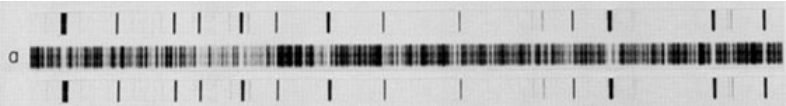
#> input picture project/test_case.png, 786 x 106 px
$ python NOVApp.py   (Python 2 division)   (older library calls are emulated)
#> lines starting #> are read from the running program, lines starting #| are printed output that depends on the picture; after the words box and inside, x2 and y2 are one past the last pixel; in counts of white or black regions, pixels touching at a corner belong together
### project/SatelliteImage.py
import cv2
import Logger
import numpy as np

__author__ = 'emontenegro'


class SatelliteImage:
    # Constants
    TOP_LEFT = "tl"
    TOP_RIGHT = "tr"
    BOT_LEFT = "bl"
    BOT_RIGHT = "br"

    # Attributes
    currentImage = None
    imageContours = None
    transformedSatelliteImage = None
    transformedImageContours = None

    midPatternPointsTransformed = {TOP_LEFT: None, TOP_RIGHT: None, BOT_LEFT: None, BOT_RIGHT: None}

    botContourPoints = []
    rgtContourPoints = []
    lftContourPoints = []
    topContourPoints = []

    botContourPointsTransformed = []
    rgtContourPointsTransformed = []
    lftContourPointsTransformed = []
    topContourPointsTransformed = []

    def __init__(self, imageobject):
        self.currentImage = cv2.imread(imageobject, cv2.CV_LOAD_IMAGE_GRAYSCALE)  # open image in grayscale format

    def get_width(self):
        return self.currentImage.shape[1]

    def get_height(self):
        return self.currentImage.shape[0]

    def calculate_contours(self):
        # calculando contornos de la imagen original
        if self.currentImage is not None and self.imageContours is None:
            ret, thresh = cv2.threshold(self.currentImage, 127, 255, cv2.THRESH_BINARY)
            Logger.save_image('black_and_white_image_original.png', thresh)
            self.imageContours, hierarchy = cv2.findContours(thresh, cv2.RETR_LIST, cv2.CHAIN_APPROX_NONE)

            for contour in self.imageContours[1:]:
                self.__get_contour_bot_points(contour)
                self.__get_contour_top_points(contour)
                self.__get_contour_rgt_points(contour)
                self.__get_contour_lft_points(contour)

        # calculando contornos de la imagen transformada
        if self.transformedSatelliteImage is not None and self.transformedImageContours is None:
            ret, thresh = cv2.threshold(self.transformedSatelliteImage, 127, 255, cv2.THRESH_BINARY)
            Logger.save_image('black_and_white_image_transformed.png', thresh)
            self.transformedImageContours, hierarchy = cv2.findContours(thresh, cv2.RETR_LIST, cv2.CHAIN_APPROX_NONE)

            for contour in self.imageContours[1:]:
                self.__get_contour_bot_points_transformed(contour)
                self.__get_contour_top_points_transformed(contour)
                self.__get_contour_rgt_points_transformed(contour)
                self.__get_contour_lft_points_transformed(contour)

        # [16 lines of commented-out code are left out]

    def __get_contour_top_points(self, contour):
        self.topContourPoints.append(tuple(contour[contour[:, :, 1].argmin()][0]))

    def __get_contour_bot_points(self, contour):
        self.botContourPoints.append(tuple(contour[contour[:, :, 1].argmax()][0]))

    def __get_contour_rgt_points(self, contour):
        self.rgtContourPoints.append(tuple(contour[contour[:, :, 0].argmax()][0]))

    def __get_contour_lft_points(self, contour):
        self.lftContourPoints.append(tuple(contour[contour[:, :, 0].argmin()][0]))

    def __get_contour_top_points_transformed(self, contour):
        self.topContourPointsTransformed.append(tuple(contour[contour[:, :, 1].argmin()][0]))

    def __get_contour_bot_points_transformed(self, contour):
        self.botContourPointsTransformed.append(tuple(contour[contour[:, :, 1].argmax()][0]))

    def __get_contour_rgt_points_transformed(self, contour):
        self.rgtContourPointsTransformed.append(tuple(contour[contour[:, :, 0].argmax()][0]))

    def __get_contour_lft_points_transformed(self, contour):
        self.lftContourPointsTransformed.append(tuple(contour[contour[:, :, 0].argmin()][0]))

    def get_pixel(self, x, y):
        return self.currentImage[y][x]

    def get_transformed_pixel(self, x, y):
        return self.transformedSatelliteImage[y][x]

### project/ImageTransformer.py
import cv2
import numpy as np
import math
from SatelliteImage import SatelliteImage
import Logger

__author__ = 'emontenegro'


class ImageTransformer:
    # Attributes
    imageToTransform = None
    error_pixels = 0

    def __init__(self, imageobject, errorpixels):
        """

        :param imageobject:
        """
        self.imageToTransform = imageobject
        self.error_pixels = errorpixels

    def transform_image(self):
        """

        :return:
        """
        # obtengo los contornos que serviran para la tansformacion
        self.imageToTransform.calculate_contours()

        # imgContours = self.imageToTransform.ImageContours
        filteredTopMostPoints, topLine, tPoint1, tPoint2 = self.__filter_top_points()
        filteredBotMostPoints, botLine, bPoint1, bPoint2 = self.__filter_bot_points()

        # print filteredTopMostPoints
        # print filteredBotMostPoints

        leftMostPoint = self.__filter_lft_points(filteredBotMostPoints[0], filteredTopMostPoints[0])
        rightMostPoint = self.__filter_rgt_points(filteredBotMostPoints[len(filteredBotMostPoints)-1], filteredTopMostPoints[len(filteredTopMostPoints)-1])

        # print leftMostPoint
        # print rightMostPoint

        [vx, vy, x, y] = topLine

        # filtrar los puntos de top bot rgt lft de los contornos
        rPoint1, rPoint2 = self.__get_rgt_line(rightMostPoint, vx, vy)
        lPoint1, lPoint2 = self.__get_lft_line(leftMostPoint, vx, vy)

        inP1 = ImageTransformer.line_intersection(tPoint1, tPoint2, lPoint1, lPoint2)  # TOP LEFT
        inP2 = ImageTransformer.line_intersection(bPoint1, bPoint2, lPoint1, lPoint2)  # BOT LEFT
        inP3 = ImageTransformer.line_intersection(tPoint1, tPoint2, rPoint1, rPoint2)  # TOP RIGHT
        # inP4 = ImageTransformer.line_intersection(bPoint1, bPoint2, rPoint1, rPoint2)  # BOT RIGHT

        # CALCULANDO LA IMAGEN TRANSFORMADA
        self.imageToTransform.midPatternPointsTransformed[SatelliteImage.TOP_LEFT] = inP1                   # TOP LEFT
        self.imageToTransform.midPatternPointsTransformed[SatelliteImage.BOT_LEFT] = [inP1[0], inP2[1]]     # BOT LEFT
        self.imageToTransform.midPatternPointsTransformed[SatelliteImage.TOP_RIGHT] = [inP3[0], inP1[1]]    # TOP RIGHT
        self.imageToTransform.midPatternPointsTransformed[SatelliteImage.BOT_RIGHT] = [inP2[0], inP3[1]]    # BOT RIGHT

        self.imageToTransform.transformedSatelliteImage = self.__get_transformed_img(list(inP1),
                                                                                     list(inP2),
                                                                                     list(inP3),
                                                                                     self.imageToTransform.midPatternPointsTransformed[SatelliteImage.TOP_LEFT],
                                                                                     self.imageToTransform.midPatternPointsTransformed[SatelliteImage.BOT_LEFT],
                                                                                     self.imageToTransform.midPatternPointsTransformed[SatelliteImage.TOP_RIGHT])
        Logger.save_image("transformed_image.png", self.imageToTransform.transformedSatelliteImage)  # save image

    def __filter_bot_points(self):
        """

        :return:
        """
        imagemiddle = self.imageToTransform.get_height()/2
        filteredbotmostpoints = []
        botmostpointmaxy = 0

        for botPoint in self.imageToTransform.botContourPoints:
            xbmp, ybmp = botPoint
            if ybmp > imagemiddle and (self.imageToTransform.get_height()-ybmp > ybmp-imagemiddle):
                filteredbotmostpoints.append(botPoint)
                botmostpointmaxy = max(botmostpointmaxy, ybmp)

        filteredbotmostpoints = [list(point) for point in filteredbotmostpoints
                                    if (abs(point[1]-botmostpointmaxy) < abs(imagemiddle-point[1]))
                                    and abs(point[1]-botmostpointmaxy) < self.error_pixels]
        filteredbotmostpoints = sorted(filteredbotmostpoints, key=lambda point: point[0])

        [vx, vy, x, y] = cv2.fitLine(np.float32(filteredbotmostpoints), cv2.cv.CV_DIST_L12, 0, 0.01, 0.01)
        # Now find two extreme points on the line to draw line
        lefty = int((-x*vy/vx) + y)
        righty = int(((self.imageToTransform.get_width()-x)*vy/vx)+y)

        # [7 lines of commented-out code are left out]

        return filteredbotmostpoints, [vx, vy, x, y], (self.imageToTransform.get_width()-1, righty), (0, lefty)

    def __filter_top_points(self):
        """

        :return:
        """
        imagemiddle = self.imageToTransform.get_height()/2
        filteredtopmostpoints = []
        topmostpointminy = self.imageToTransform.get_height()

        for topPoint in self.imageToTransform.topContourPoints:
            xtmp, ytmp = topPoint
            if ytmp < imagemiddle and (abs(ytmp) > abs(ytmp-imagemiddle)):
                filteredtopmostpoints.append(topPoint)
                topmostpointminy = min(topmostpointminy, ytmp)

        filteredtopmostpoints = [list(point) for point in filteredtopmostpoints
                                 if (abs(point[1]-topmostpointminy) < abs(imagemiddle-point[1]))
                                 and abs(point[1]-topmostpointminy) < self.error_pixels]
        filteredtopmostpoints = sorted(filteredtopmostpoints, key=lambda point: point[0])

        [vx, vy, x, y] = cv2.fitLine(np.float32(filteredtopmostpoints), cv2.cv.CV_DIST_L12, 0, 0.01, 0.01)
        # Now find two extreme points on the line to draw line

        lefty = int((-x*vy/vx) + y)
        righty = int(((self.imageToTransform.get_width()-x)*vy/vx)+y)

        # [14 lines of commented-out code are left out]

        return filteredtopmostpoints, [vx, vy, x, y], (self.imageToTransform.get_width()-1, righty), (0, lefty)

    def __filter_lft_points(self, pointBot, pointTop):
        """

        :param pointBot:
        :param pointTop:
        :return:
        """

        filteredleftmostpoints = sorted(self.imageToTransform.lftContourPoints, key=lambda point: point[0])

        leftpointreturn = filteredleftmostpoints[0]

        shortestdistancetop = math.sqrt(math.pow(pointTop[0]-filteredleftmostpoints[0][0], 2)+math.pow(pointTop[1]-filteredleftmostpoints[0][1], 2))
        shortestdistancebot = math.sqrt(math.pow(pointBot[0]-filteredleftmostpoints[0][0], 2)+math.pow(pointBot[1]-filteredleftmostpoints[0][1], 2))

        for pointEvaluated in filteredleftmostpoints[1:]:
            shortestdistancetoptmp = math.sqrt(math.pow(pointTop[0]-pointEvaluated[0], 2)+math.pow(pointTop[1]-pointEvaluated[1], 2))
            shortestdistancebottmp = math.sqrt(math.pow(pointBot[0]-pointEvaluated[0], 2)+math.pow(pointBot[1]-pointEvaluated[1], 2))

            if shortestdistancetoptmp < shortestdistancetop and shortestdistancebottmp < shortestdistancebot:
                shortestdistancetop = shortestdistancetoptmp
                shortestdistancebot = shortestdistancebottmp
                leftpointreturn = pointEvaluated
            else:
                break
        # [6 lines of commented-out code are left out]

        return leftpointreturn

    def __filter_rgt_points(self, pointBot, pointTop):
        """

        :param pointBot:
        :param pointTop:
        :return:
        """
        filteredrightmostpoints = sorted(self.imageToTransform.rgtContourPoints, key=lambda point: point[0], reverse=True)
        rightpointreturn = None

        shortestdistancetop = math.sqrt(math.pow(pointTop[0]-filteredrightmostpoints[0][0], 2)+math.pow(pointTop[1]-filteredrightmostpoints[0][1], 2))
        shortestdistancebot = math.sqrt(math.pow(pointBot[0]-filteredrightmostpoints[0][0], 2)+math.pow(pointBot[1]-filteredrightmostpoints[0][1], 2))

        for pointEvaluated in filteredrightmostpoints[1:]:
            shortestdistancetoptmp = math.sqrt(math.pow(pointTop[0]-pointEvaluated[0], 2)+math.pow(pointTop[1]-pointEvaluated[1], 2))
            shortestdistancebottmp = math.sqrt(math.pow(pointBot[0]-pointEvaluated[0], 2)+math.pow(pointBot[1]-pointEvaluated[1], 2))

            if shortestdistancetoptmp < shortestdistancetop and shortestdistancebottmp < shortestdistancebot:
                shortestdistancetop = shortestdistancetoptmp
                shortestdistancebot = shortestdistancebottmp
                rightpointreturn = pointEvaluated
            else:
                break
        # [6 lines of commented-out code are left out]

        return rightpointreturn

    def __get_lft_line(self, leftMostPoint, vx, vy):
        # Obteniendo la linea izquierda
        # X = (Y-Y0)* -(1/M)+ X0 recta inversa
        topX = int(((0-leftMostPoint[1])*vy/-vx) + leftMostPoint[0])
        botX = int(((self.imageToTransform.get_height()-1-leftMostPoint[1])*vy/-vx) + leftMostPoint[0])
        lPoint1 = (botX, self.imageToTransform.get_height()-1)
        lPoint2 = (topX, 0)
        return lPoint1, lPoint2

    def __get_rgt_line(self, rightMostPoint, vx, vy):
        # Obteniendo la linea derecha
        # X = (Y-Y0)* -(1/M)+ X0 recta inversa
        topX = int(((0-rightMostPoint[1])*vy/-vx) + rightMostPoint[0])
        botX = int(((self.imageToTransform.get_height()-1-rightMostPoint[1])*vy/-vx) + rightMostPoint[0])
        rPoint1 = (botX, self.imageToTransform.get_height()-1)
        rPoint2 = (topX, 0)
        return rPoint1, rPoint2

    @staticmethod
    def line_intersection(point1, point2, point3, point4):
        xdiff = (point1[0] - point2[0], point3[0] - point4[0])
        ydiff = (point1[1] - point2[1], point3[1] - point4[1])

        def det(pA, pB):
            return pA[0] * pB[1] - pA[1] * pB[0]

        div = det(xdiff, ydiff)
        if div == 0:
            raise Exception('lines do not intersect')

        d = (det(point1, point2), det(point3, point4))
        x = det(d, xdiff) / div
        y = det(d, ydiff) / div
        return x, y

    def __get_transformed_img(self, inP1, inP2, inP3, outP1, outP2, outP3):
        pts1 = np.float32([inP1,  inP2,  inP3])
        pts2 = np.float32([outP1, outP2, outP3])
        matrix = cv2.getAffineTransform(pts1, pts2)
        return cv2.warpAffine(self.imageToTransform.currentImage, matrix, (self.imageToTransform.get_width(), self.imageToTransform.get_height()))

### project/Logger.py
import cv2
__author__ = 'emontenegro'

outputDirectory = "./output/"


def save_image(name, img):
    cv2.imwrite(outputDirectory+name, img)
    # print "Saved %s at %s" % (name, outputDirectory+name)


class Logger:
    pass

### project/GraphGenerator.py
import matplotlib.pyplot as plt
import Logger
__author__ = 'emontenegro'


class GraphGenerator:

    currentImage = None
    error_pixels = 0

    def __init__(self, currentImage, error_pixels):
        self.currentImage = currentImage
        self.error_pixels = error_pixels

    def calculate_graphs(self):
        self.currentImage.calculate_contours()

        mid_pattern = self.generate_graph(self.currentImage.midPatternPointsTransformed[self.currentImage.TOP_LEFT][0],
                                          self.currentImage.midPatternPointsTransformed[self.currentImage.TOP_RIGHT][0],
                                          self.currentImage.midPatternPointsTransformed[self.currentImage.TOP_LEFT][1],
                                          self.currentImage.midPatternPointsTransformed[self.currentImage.BOT_LEFT][1],
                                          "graph_mid_pattern.png")

        minYFirstPattern = self.topPointsProcessFirstPattern(1)
        maxYFirstPattern = self.botPointsProcessFirstPattern(self.currentImage.midPatternPointsTransformed[self.currentImage.TOP_LEFT][1])

        top_pattern =self.generate_graph(self.currentImage.midPatternPointsTransformed[self.currentImage.TOP_LEFT][0],
                                         self.currentImage.midPatternPointsTransformed[self.currentImage.TOP_RIGHT][0],
                                         minYFirstPattern,
                                         maxYFirstPattern,
                                         "gaph_top_pattern.png")

        minYSecondPattern = self.topPointsProcessSecondPattern(self.currentImage.midPatternPointsTransformed[self.currentImage.BOT_LEFT][1])
        maxYSecondPattern = self.botPointsProcessSecondPattern(self.currentImage.midPatternPointsTransformed[self.currentImage.BOT_LEFT][1])
        bot_pattern = self.generate_graph(self.currentImage.midPatternPointsTransformed[self.currentImage.TOP_LEFT][0],
                            self.currentImage.midPatternPointsTransformed[self.currentImage.TOP_RIGHT][0],
                            minYSecondPattern,
                            maxYSecondPattern,
                            "gaph_bot_pattern.png")

        return top_pattern, mid_pattern, bot_pattern

        # [5 lines of commented-out code are left out]

    def generate_graph(self, xStart, xEnd, yStart, yEnd, name):
        avgGreyScale = []
        for x in range(xStart, xEnd):
            avg = 0
            for y in range(yStart, yEnd-1):
                avg = avg + self.currentImage.get_transformed_pixel(x, y)
            avg = avg/abs(yEnd-yStart)
            avgGreyScale.append(255-avg)
        # avgGreyScale = avgGreyScale[::-1]
        figurePlot = plt.figure()
        graphPlot = figurePlot.add_subplot(111)
        graphPlot.plot(avgGreyScale)
        figurePlot.savefig(Logger.outputDirectory+name)
        return Logger.outputDirectory+name

    def topPointsProcessFirstPattern(self, yCoordRef):
        tmpMinY = self.currentImage.get_height()
        # tmpMinX = 0
        for toppoint in self.currentImage.topContourPointsTransformed:
            xtmp, ytmp = toppoint
            if yCoordRef < min(tmpMinY, ytmp):  # if yCoordRef < ytmp and ytmp == min(tmpMinY, ytmp):
                tmpMinY = min(tmpMinY, ytmp)
                # tmpMinX = xtmp
        # cv2.circle(img, (tmpMinX, tmpMinY), 1, 250)
        return tmpMinY

    def topPointsProcessSecondPattern(self, yCoordRef):
        tmpMinY = self.currentImage.get_height()
        # tmpMinX = 0
        for botpoint in self.currentImage.topContourPointsTransformed:
            xtmp, ytmp = botpoint
            if yCoordRef < min(tmpMinY, ytmp):  # if yCoordRef<ytmp and ytmp==min(tmpMinY, ytmp):
                tmpMinY = min(tmpMinY, ytmp)
                # tmpMinX = xtmp
        # print tmpMinX, tmpMinY
        # cv2.circle(img, (tmpMinX, tmpMinY), 1, 250)
        return tmpMinY

    def botPointsProcessFirstPattern(self, yCoordRef):
        tmpMaxY = 0
        # tmpMaxX = 0
        for botpoint in self.currentImage.botContourPointsTransformed:
            xtmp, ytmp = botpoint
            if yCoordRef > max(tmpMaxY, ytmp):  # if yCoordRef>ytmp and ytmp==max(tmpMaxY, ytmp):
                tmpMaxY = max(tmpMaxY, ytmp)
                # tmpMaxX = xtmp
        # cv2.circle(img, (tmpMaxX, tmpMaxY), 1, 250)
        return tmpMaxY

    def botPointsProcessSecondPattern(self, yCoordRef):
        tmpMinY = self.currentImage.get_height()
        # tmpMinX = 0
        for botpoint in self.currentImage.botContourPointsTransformed:
            xtmp, ytmp = botpoint
            if yCoordRef + self.error_pixels < min(tmpMinY, ytmp):  # yCoordRef+ImageProcessor.errorPixels < min(tmpMinY, ytmp):
                tmpMinY = min(tmpMinY, ytmp)
                # tmpMinX = xtmp
        # cv2.circle(img, (tmpMinX, tmpMinY), 1, 250)
        return tmpMinY

### project/ImageProcessor.py
# -*- coding: utf-8 -*-
from ExceptionManager import new_exception
from SatelliteImage import SatelliteImage
from ImageTransformer import ImageTransformer
from GraphGenerator import GraphGenerator
import os.path
import Logger

__author__ = 'emontenegro'


class ImageProcessor:
    #Attributes
    source_file_path = None
    error_pixels = 6
    imageOriginal = None
    imageTransformer = None
    graphGenerator = None

    #Constructor
    def __init__(self, source_file_path):
        if not source_file_path or not os.path.isfile(source_file_path):
            raise new_exception("ImageProcessor",
                                "Constructor",
                                "The file given is not valid as an input file")
        else:
            self.source_file_path = source_file_path
            #llamar al modulo de image
            self.imageOriginal = SatelliteImage(self.source_file_path)
#> in __init__, self.currentImage is the input picture: shape (106, 786); min 0, max 255, mean 188.5

    #Methods
    def start_processing(self):
        self.imageTransformer = ImageTransformer(self.imageOriginal, self.error_pixels)
        self.imageTransformer.transform_image()
#> in calculate_contours, `ret, thresh = cv2.threshold(self.currentImage, 127, 255, cv2.THRESH_BI..`:
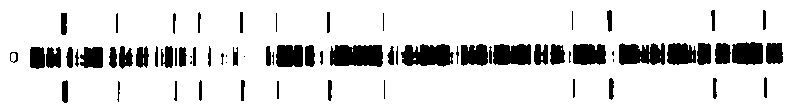
#> thresh: shape (106, 786); 85.5% white; 71 black regions (14 under 20 px)
#> in calculate_contours, `self.imageContours, hierarchy = cv2.findContours(thresh, cv2.RETR_LIST..`: self.imageContours = 85 contours, 20 with area under 20; largest, box (x1, y1, x2, y2) and area: (0, 0, 786, 106) 82425, (329, 44, 384, 68) 1122, (400, 43, 455, 68) 1018, (618, 42, 666, 66) 919, (492, 43, 532, 66) 788
#> the loop in calculate_contours, `for contour in self.imageContours[1:]:` made 84 passes
#> contour on passes 12, 15, 18, 20, 22, 24, 35, 37: [[225, 62], [226, 61], [227, 62], [226, 63]], [[125, 60], [125, 61]], [[333, 58]], [[640, 57], [640, 58]], [[660, 56], [660, 57]], [[243, 56], [244, 55], [245, 56], [244, 57]], [[352, 49], [352, 50], [352, 51], [352, 50]], [[561, 48], [561, 49]]
#> call 2 of save_image, with name = 'transformed_image.png'
#> in save_image (call 2), `cv2.imwrite(outputDirectory+name, img)`:
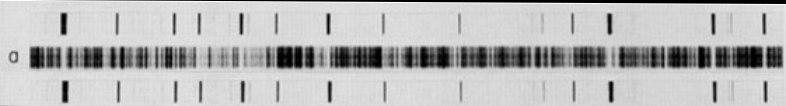
#> saved as transformed_image.png: shape (106, 786); min 0, max 255, mean 184.6
        self.graphGenerator = GraphGenerator(self.imageOriginal, self.error_pixels)
        return self.graphGenerator.calculate_graphs()
#> call 3 of save_image, with name = 'black_and_white_image_transformed.png'
#> in save_image (call 3), `cv2.imwrite(outputDirectory+name, img)`:
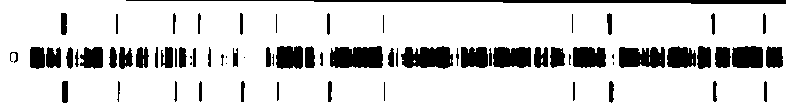
#> saved as black_and_white_image_transformed.png: shape (106, 786); 83.7% white; 72 black regions (14 under 20 px), largest, box (x1, y1, x2, y2) and area: (126, 0, 786, 4) 1510, (330, 46, 383, 68) 1041, (401, 46, 453, 69) 927
#> the loop in calculate_contours (call 2), `for contour in self.imageContours[1:]:` made 84 passes
#> in generate_graph, `figurePlot.savefig(Logger.outputDirectory+name)`:
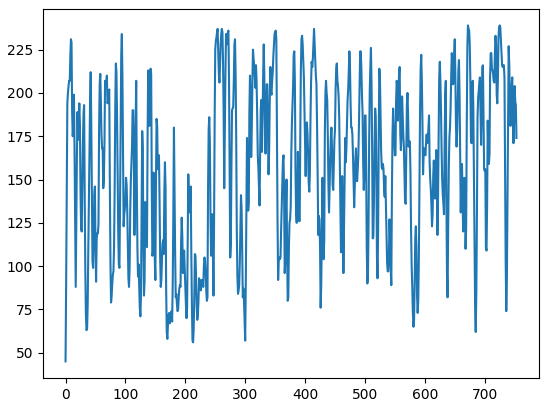
#> figure drawn by matplotlib, 1 panel; curve peaks at x = 672, y = 239
#> call 2 of generate_graph, with xStart = 28, xEnd = 782, yStart = 9, yEnd = 35, name = 'gaph_top_pattern.png'
#> in generate_graph (call 2), `figurePlot.savefig(Logger.outputDirectory+name)`:
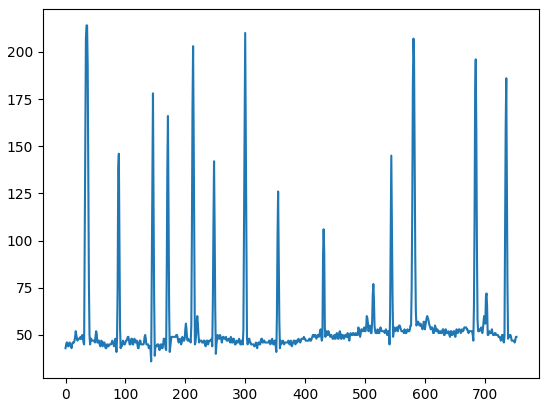
#> figure drawn by matplotlib, 1 panel; curve peaks at x = 35, y = 214
#> call 3 of generate_graph, with xStart = 28, xEnd = 782, yStart = 76, yEnd = 98, name = 'gaph_bot_pattern.png'
#> in generate_graph (call 3), `figurePlot.savefig(Logger.outputDirectory+name)`:
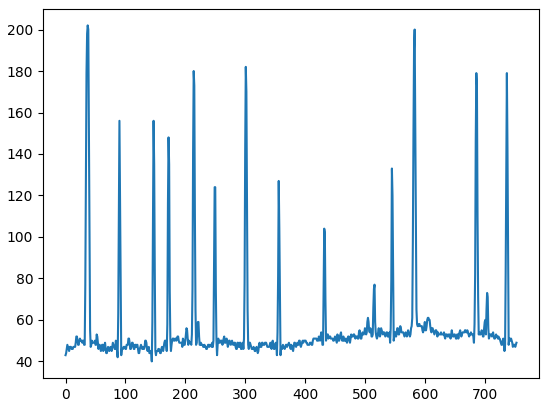
#> figure drawn by matplotlib, 1 panel; curve peaks at x = 37, y = 202

    def save_image_metadata(self):
        pass

    def load_image_metadata(self):
        pass

### project/NOVApp.py
__author__ = 'emontenegro'

from ImageProcessor import ImageProcessor

if __name__ == "__main__":
    source_file = "./test_case.png"
    try:
        image_processor = ImageProcessor(source_file)
        image_processor.start_processing()
    except Exception, err:
        print "Error: %s\n" %str(err)
